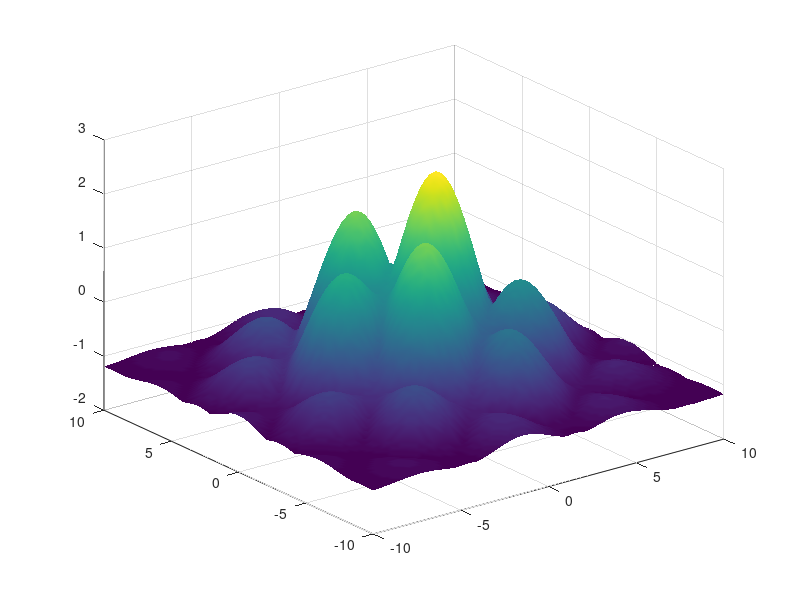

Recreate this plot in MATLAB. (Note: this script raises an error after producing the figure.)
clear all
close all 
clc


% The cmocean colormap, the elvation function to get the upper 'topo'
% colours and the functions to paste the colorbars are defined in this
% path
addpath(genpath(fullfile('colormaps')));


%Generate example function.
x = linspace(-10,10,100);
y = linspace(-10,10,100);
[X,Y] = meshgrid(x,y);
Z = abs(sin(X) + cos(Y)).*exp(-0.02.*(X.^2+Y.^2))+2.*exp(-0.04.*(X.^2+Y.^2))-1.2;
s=surf(X,Y,Z);
set(s, 'EdgeColor', 'None','LineWidth',1.,'FaceColor','interp');


level=0; %choose the value for at which the colormaps get 'pasted'
min_caxis=min(min(Z));%-3; %minimal colorbar value
max_caxis=max(max(Z));%2;%maximal colorbar value

caxis([min_caxis max_caxis]);
stich_point=100.*(level-min_caxis)./(max_caxis-min_caxis);


cmap1=flipud(cmocean('deep')); %Lower colormap
% cmap1=colormap('gray'); %Lower colormap
% cmap2=colormap('jet'); %Upper colormap
cmap2=elevation(); %Upper colormap

cmap = stiched_colormap(cmap1, cmap2, stich_point); %function to paste the colormaps

colormap(cmap);
view(2)
% add a colorbar
colorbar


%% Interpolation test to see if the colormap is well ineterpolated.
% interp_colormap_test(colormap('jet'),0.2)

%%

function [] = interp_colormap_test(cmap1,sample_factor)

a= cmap1;
figure()
hold on
plot([0:1:255],a(:,1),'.r')
plot([0:1:255],a(:,2),'.g')
plot([0:1:255],a(:,3),'.b')
hold off

cmap=a;

% Set subsampling factor
subsample_factor = sample_factor;

% Compute new array length
new_length = round(subsample_factor * size(cmap, 1));

% Create new array by linearly interpolating between original values
new_cmap = interp1(1:size(cmap, 1), cmap, linspace(1, size(cmap, 1), new_length), 'linear');

% Display original and subsampled colormap sizes
disp(['Original colormap size: ' num2str(size(cmap, 1))]);
disp(['Subsampled colormap size: ' num2str(size(new_cmap, 1))]);

pixels=size(new_cmap, 1);

hold on
plot([0:1:pixels-1]./sample_factor,new_cmap(:,1),'or')
plot([0:1:pixels-1]./sample_factor,new_cmap(:,2),'og')
plot([0:1:pixels-1]./sample_factor,new_cmap(:,3),'ob')
hold off



end


